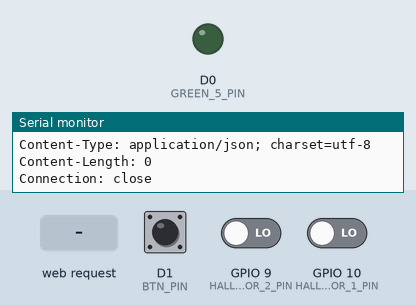
A sketch run on a simulated ESP8266 (NodeMCU). Parts: output pins drawn as LEDs (lit = HIGH), the last lines printed to the serial monitor. The inputs (shaded band) are chosen by the test bench; at power-on: D1 (BTN_PIN) LOW, GPIO 9 (HALL_SENSOR_2_PIN) LOW, GPIO 10 (HALL_SENSOR_1_PIN) LOW. WiFi joins after 1.5 s; servers stay silent unless stated; uploads are accepted with an empty reply.

Above: at 4.3 s.
4.4 s: D1 (BTN_PIN) pulled HIGH for 1.85 s
7.7 s: HTTP request GET /SUB_ received
13.0 s: HTTP request GET /vrq received
At 15.3 s:
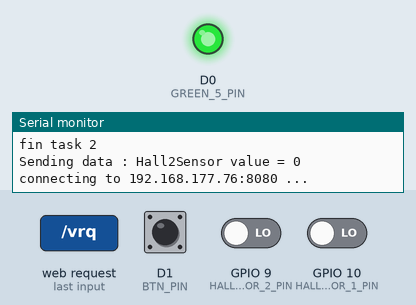
18.3 s: HTTP request GET /ESPActuator received
At 18.8 s:
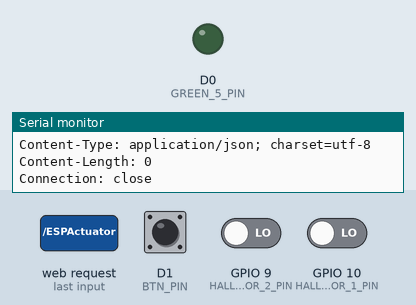
Timing chart, 0 to 21.3 s (numbered marks = the images above; inputs shaded):
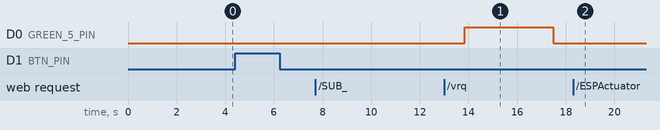

The sketch:

FranCpp__IoT_Device.ino
```cpp
// Version 1.0
#include <ESP8266WiFi.h>
/*TODO*/ // Add your librairies here
///////////////Parameters & Constants/////////////////
// WIFI params
char* WIFI_SSID = "S10 Léo"; //"Freebox-ABAAE6";    // Configure here the SSID of your WiFi Network
char* WIFI_PSWD = "poulette46"; //"esculum7-vehementem-parturio?-punctare";   // Configure here the PassWord of your WiFi Network
int WIFI_DELAY  = 100; //ms
// oneM2M : CSE params
String CSE_IP      = "192.168.177.76"; //Configure here the IP Address of your oneM2M CSE
int   CSE_HTTP_PORT = 8080;
String CSE_NAME    = "cse-in"; //"CseName";
String CSE_RELEASE = "3"; //Configure here the release supported by your oneM2M CSE
bool ACP_REQUIRED = false; //Configure here whether or not ACP is required controlling access
String ACPID = "";
// oneM2M : resources' params
String DESC_CNT_NAME = "DESCRIPTOR";
String DATA_CNT_NAME = "DATA";
String CMND_CNT_NAME = "COMMAND";
String ACP_NAME = "MYACP";
int TY_ACP  = 1;
int TY_AE  = 2;
int TY_CNT = 3;
int TY_CI  = 4;
int TY_SUB = 23;
String originator = "Undefined";
// HTTP constants
int LOCAL_PORT = 80;
char* HTTP_CREATED = "HTTP/1.1 201 CREATED";
char* HTTP_OK    = "HTTP/1.1 200 OK\r\n";
int REQUEST_TIME_OUT = 5000; //ms
int REQUEST_NR = 0;
//PINS. Adapt the pins' number accordding to your wiring.
int BTN_PIN = D1; //2;    // PIN for the Push Button.
int HALL_SENSOR_1_PIN = 10; // PIN for the Hall Sensor 1
int HALL_SENSOR_2_PIN = 9;  // PIN for the Hall Sensor 2
int RED_1_PIN = 5; // PIN for the LED
int RED_23_PIN = 4; // PIN for the LED
int RED_4_PIN = 0; // PIN for the LED
int GREEN_1_PIN = 14; // PIN for the LED
int GREEN_23_PIN = 12; // PIN for the LED
int GREEN_4_PIN = 13; // PIN for the LED
int GREEN_5_PIN = 16; // PIN for the LED
//stateMachine
#define State0 0
#define BothRED1 1
#define FirstRoadGreen 2
#define BothRED2 3
#define SecondRoadGreen 4
#define EmergencyVehicle 5
//sensors
bool Button = false;
bool H1 = false;
bool H2 = false;
// MISC
int SERIAL_SPEED  = 115200;
#define DEBUG
///////////////////////////////////////////
// Global variables
const long TIME_INTERVAL = 10000;
long currentMillis;
WiFiServer server(LOCAL_PORT);    // HTTP Server (over WiFi). Binded to listen on LOCAL_PORT constant
WiFiClient client0;
WiFiClient client1;
String context = "";        // The targeted actuator
String command = "";        // The received command
// Method for creating an HTTP POST with preconfigured oneM2M headers
// param : url  --> the url path of the targted oneM2M resource on the remote CSE
// param : ty --> content-type being sent over this POST request (2 for ae, 3 for cnt, etc.)
// param : rep  --> the representaton of the resource in JSON format
String doPOST(String url, String originator1, int ty, String rep) {
  String relHeader = "";
  if (CSE_RELEASE != "1") {
    relHeader = "X-M2M-RVI: " + CSE_RELEASE + "\r\n";
  }
  String postRequest = String() + "POST " + url + " HTTP/1.1\r\n" +
                       "Host: " + CSE_IP + ":" + CSE_HTTP_PORT + "\r\n" +
                       "X-M2M-Origin: " + originator + "\r\n" +
                       "Content-Type: application/vnd.onem2m-res+json;ty=" + ty + "\r\n" +
                       "Content-Length: " + rep.length() + "\r\n" +
                       relHeader +
                       "X-M2M-RI: req" + REQUEST_NR + "\r\n" +
                       "Connection: close\r\n\r\n" +
                       rep;
  // Connect to the CSE address
  Serial.println("connecting to " + CSE_IP + ":" + CSE_HTTP_PORT + " ...");
  // Get a client
  if (!client1.connect(CSE_IP, CSE_HTTP_PORT)) {
    Serial.println("Connection failed !");
    return "error";
  }
  // if connection succeeds, we show the request to be send
#ifdef DEBUG
  Serial.println(postRequest);
#endif
  // Send the HTTP POST request
  client1.print(postRequest);
  //Update request number after each sending
  REQUEST_NR += 1;
  // Manage a timeout
  unsigned long startTime = millis();
  while (client1.available() == 0) {
    if (millis() - startTime > REQUEST_TIME_OUT) {
      Serial.println("Client Timeout");
      client1.stop();
      return "error";
    }
  }
  // If success, Read the HTTP response
  String result = "";
  client1.setTimeout(500);
  if (client1.available()) {
    result = client1.readStringUntil('\r');
    Serial.println(result);
  }
  while (client1.available()) {
    String line = client1.readStringUntil('\r');
    Serial.print(line);
  }
  Serial.println();
  Serial.println("closing connection...");
  return result;
}
// Method for creating an ApplicationEntity(AE) resource on the remote CSE (this is done by sending a POST request)
// param : ae --> the AE name (should be unique under the remote CSE)
String createAE(String ae) {
  String srv = "";
  if (CSE_RELEASE != "1") {
    srv = ",\"srv\":[\"" + CSE_RELEASE + "\"]";
  }
  String aeRepresentation =
    "{\"m2m:ae\": {"
    "\"rn\":\"" + ae + "\","
    "\"api\":\"Norg.demo." + ae + "\","
    "\"rr\":true,"
    "\"poa\":[\"http://" + WiFi.localIP().toString() + ":" + LOCAL_PORT + "/" + ae + "\"]" +
    srv +
    "}}";
#ifdef DEBUG
  Serial.println(aeRepresentation);
#endif
  return doPOST("/" + CSE_NAME, originator, TY_AE, aeRepresentation);
}
// Method for creating an Access Control Policy(ACP) resource on the remote CSE under a specific AE (this is done by sending a POST request)
// param : ae --> the targeted AE name (should be unique under the remote CSE)
// param : acp  --> the ACP name to be created under this AE (should be unique under this AE)
String createACP(String ae, String acp) {
  String acpRepresentation =
    "{\"m2m:acp\": {"
    "\"rn\":\"" + acp + "\","
    "\"pv\":{\"acr\":[{\"acor\":[\"all\"],\"acop\":63}]},"
    "\"pvs\":{\"acr\":[{\"acor\":[\"all\"],\"acop\":63}]}"
    "}}";
  return doPOST("/" + CSE_NAME + "/" + ae, originator, TY_ACP, acpRepresentation);
}
// Method for creating an Container(CNT) resource on the remote CSE under a specific AE (this is done by sending a POST request)
// param : ae --> the targeted AE name (should be unique under the remote CSE)
// param : cnt  --> the CNT name to be created under this AE (should be unique under this AE)
String createCNT(String ae, String cnt) {
  String cntRepresentation =
    "{\"m2m:cnt\": {"
    "\"mni\":10,"         // maximum number of instances
    "\"rn\":\"" + cnt + "\"" +
    ACPID + //IF ACP created, it is associated to the container so that anyone has access
    "}}";
  return doPOST("/" + CSE_NAME + "/" + ae, originator, TY_CNT, cntRepresentation);
}
// Method for creating an ContentInstance(CI) resource on the remote CSE under a specific CNT (this is done by sending a POST request)
// param : ae --> the targted AE name (should be unique under the remote CSE)
// param : cnt  --> the targeted CNT name (should be unique under this AE)
// param : ciContent --> the CI content (not the name, we don't give a name for ContentInstances)
String createCI(String ae, String cnt, String ciContent) {
  String ciRepresentation =
    "{\"m2m:cin\": {"
    "\"con\":\"" + ciContent + "\""
    "}}";
  return doPOST("/" + CSE_NAME + "/" + ae + "/" + cnt, originator,  TY_CI, ciRepresentation);
}
// Method for creating an Subscription (SUB) resource on the remote CSE (this is done by sending a POST request)
// param : ae --> The AE name under which the SUB will be created .(should be unique under the remote CSE)
//          The SUB resource will be created under the COMMAND container more precisely.
String createSUB(String ae) {
  String subRepresentation =
    "{\"m2m:sub\": {"
    "\"rn\":\"SUB_" + ae + "\","
    "\"nu\":[\"" + CSE_NAME + "/" + ae  + "\"], "
    "\"nct\":1,"
    "\"enc\":{\"net\":[3]}"
    "}}";
  return doPOST("/" + CSE_NAME + "/" + ae + "/" + CMND_CNT_NAME, originator,  TY_SUB, subRepresentation);
}
// Method to register a module (i.e. sensor or actuator) on a remote oneM2M CSE
void registerModule(String module, bool isActuator, String intialDescription, String initialData) {
  if (WiFi.status() == WL_CONNECTED) {
    String result;
    // 1. Create the ApplicationEntity (AE) for this sensor
    result = createAE(module);
    if (result.equalsIgnoreCase(HTTP_CREATED)) {
#ifdef DEBUG
      Serial.println("AE " + module + " created  !");
#endif
      // 1.1 Create the AccessControlPolicy (ACP) for this sensor so that monitor can subscribe to it
      if (ACP_REQUIRED) {
        result = createACP(module, ACP_NAME);
        if (result.equalsIgnoreCase(HTTP_CREATED)) {
          ACPID = ",\"acpi\":[\"" + CSE_NAME + "/" + module + "/" + ACP_NAME + "\"]";
#ifdef DEBUG
          Serial.println("ACP " + module + " created  !");
#endif
        }
      }
      // 2. Create a first container (CNT) to store the description(s) of the sensor
      result = createCNT(module, DESC_CNT_NAME);
      if (result.equalsIgnoreCase(HTTP_CREATED)) {
#ifdef DEBUG
        Serial.println("CNT " + module + "/" + DESC_CNT_NAME + " created  !");
#endif
        // Create a first description under this container in the form of a ContentInstance (CI)
        result = createCI(module, DESC_CNT_NAME, intialDescription);
        if (result.equalsIgnoreCase(HTTP_CREATED)) {
#ifdef DEBUG
          Serial.println("CI " + module + "/" + DESC_CNT_NAME + "/{initial_description} created !");
#endif
        }
      }
      // 3. Create a second container (CNT) to store the data  of the sensor
      result = createCNT(module, DATA_CNT_NAME);
      if (result.equalsIgnoreCase(HTTP_CREATED)) {
#ifdef DEBUG
        Serial.println("CNT " + module + "/" + DATA_CNT_NAME + " created !");
#endif
        // Create a first data value under this container in the form of a ContentInstance (CI)
        result = createCI(module, DATA_CNT_NAME, initialData);
        if (result.equalsIgnoreCase(HTTP_CREATED)) {
#ifdef DEBUG
          Serial.println("CI " + module + "/" + DATA_CNT_NAME + "/{initial_data} created !");
#endif
        }
      }
      // 4. if the module is an actuator, create a third container (CNT) to store the received commands
      if (isActuator) {
        result = createCNT(module, CMND_CNT_NAME);
        if (result.equalsIgnoreCase(HTTP_CREATED)) {
#ifdef DEBUG
          Serial.println("CNT " + module + "/" + CMND_CNT_NAME + " created !");
#endif
          // subscribe to any command put in this container
          result = createSUB(module);
          if (result.equalsIgnoreCase(HTTP_CREATED)) {
#ifdef DEBUG
            Serial.println("SUB " + module + "/" + CMND_CNT_NAME + "/SUB_" + module + " created !");
#endif
          }
        }
      }
    }
  }
}
void init_IO() {
  Serial.begin(SERIAL_SPEED);
  pinMode(BTN_PIN, INPUT);
  pinMode(HALL_SENSOR_1_PIN, INPUT);
  pinMode(HALL_SENSOR_2_PIN, INPUT);
  pinMode(D0, OUTPUT);
  /*
    pinMode(RED_1_PIN, OUTPUT);
    pinMode(RED_23_PIN, OUTPUT);
    pinMode(RED_4_PIN, OUTPUT);
    pinMode(GREEN_1_PIN, OUTPUT);
    pinMode(GREEN_23_PIN, OUTPUT);
    pinMode(GREEN_4_PIN, OUTPUT);
    pinMode(GREEN_5_PIN, OUTPUT); */
}
void task_IO() {
}
void init_WiFi() {
  Serial.println("Connecting to  " + String(WIFI_SSID) + " ...");
  WiFi.persistent(false);
  WiFi.begin(WIFI_SSID, WIFI_PSWD);
  // wait until the device is connected to the wifi network
  while (WiFi.status() != WL_CONNECTED) {
    delay(WIFI_DELAY);
    Serial.print(".");
  }
  // Connected, show the obtained ip address
  Serial.println("WiFi Connected ==> IP Address = " + WiFi.localIP().toString());
}
void task_WiFi() {
}
void init_HTTPServer() {
  server.begin();
  Serial.println("Local HTTP Server started !");
}
void task_HTTPServer() {
  // Check if a client is connected
  client0 = server.available();
  if (client0) {
    // Wait until the client sends some data
    Serial.println("New client connected. Receiving request <=== ");
    while (!client0.available()) {
#ifdef DEBUG
      Serial.print(".");
#endif
      delay(5);
    }
    // Read the request
    client0.setTimeout(500);
    String request = client0.readString();
    Serial.println(request);
    int start, end;
    // identify the right module (sensor or actuator) that received the notification
    // the URL used is ip:port/ae
    start = request.indexOf("/");
    end = request.indexOf("HTTP") - 1;
    context = request.substring(start + 1, end);
#ifdef DEBUG
    Serial.println(String() + "context = [" + start + "," + end + "] -> " + context);
#endif
    // ingore verification messages
    if (request.indexOf("vrq") > 0) {
      client0.flush();
      client0.print(HTTP_OK);
      delay(5);
      client0.stop();
      Serial.println("Client disconnected");
      return;
    }
    //Parse the request and identify the requested command from the device
    //Request should be like "[operation_name]"
    start = request.indexOf("[");
    end = request.indexOf("]"); // first occurence fo
    command = request.substring(start + 1, end);
#ifdef DEBUG
    Serial.println(String() + + "command = [" +  start + "," + end + "] -> " + command);
#endif
    client0.flush();
    client0.print(HTTP_OK);
    delay(5);
    client0.stop();
    Serial.println("Client disconnected");
  }
}
void handle_HTTPMessage() {
  if (context != "")
  {
    if (context == "ESPActuator")
    {
      command_esp(command);
      task_esp(command);
    }
    else
    {
      Serial.println("The target AE does not exist ! ");
    }
  }
  // reset "command" and "context" variables for future received requests
  context = "";
  command = "";
}
// Code for the Button Sensor
int newButtonState;
int oldButtonState = 0;
void init_button() {
  String initialDescription = "Name=ButtonSensor | Location = SideWalk";
  String initialData = "0";
  originator = "Cae-ButtonSensor";
  registerModule("ButtonSensor", false, initialDescription, initialData);
}
void task_button() {
  newButtonState = digitalRead(BTN_PIN);
  if (oldButtonState == 0 && newButtonState == 1) {
#ifdef DEBUG
    Serial.print("Button Clicked -> Sending data : ButtonSensor value = 1");
#endif
    String ciContent = "1";
    originator = "Cae-ButtonSensor";
    createCI("ButtonSensor", DATA_CNT_NAME, ciContent);
  }
  oldButtonState = newButtonState;
}
void command_button(String cmd) {
}
// Code for the Sensor Hall 1
void init_hall1() {
  String initialDescription = "Name=Hall1Sensor | Location = Road";
  String initialData = "0";
  originator = "Cae-Hall1Sensor";
  registerModule("Hall1Sensor", false, initialDescription, initialData);
}
void task_hall1() {
  int sensorValue;
  sensorValue = digitalRead(HALL_SENSOR_1_PIN);
#ifdef DEBUG
  Serial.print("Sending data : Hall1Sensor value = ");
  Serial.println(sensorValue);
#endif
  String ciContent = String(sensorValue);
  originator = "Cae-Hall1Sensor";
  createCI("Hall1Sensor", DATA_CNT_NAME, ciContent);
}
void command_hall1(String cmd) {
}
// Code for the Sensor Hall 2
void init_hall2() {
  String initialDescription = "Name=Hall2Sensor | Location = Road";
  String initialData = "0";
  originator = "Cae-Hall2Sensor";
  registerModule("Hall2Sensor", false, initialDescription, initialData);
}
void task_hall2() {
  int sensorValue;
  sensorValue = digitalRead(HALL_SENSOR_2_PIN);
#ifdef DEBUG
  Serial.print("Sending data : Hall2Sensor value = ");
  Serial.println(sensorValue);
#endif
  String ciContent = String(sensorValue);
  originator = "Cae-Hall2Sensor";
  createCI("Hall2Sensor", DATA_CNT_NAME, ciContent);
}
void command_hall2(String cmd) {
}
// Code for the actuator esp
bool test = false;
void init_esp() {
  String initialDescription = "Name=ESPActuator | Location = all";
  String initialData = "nothing_active";
  originator = "Cae-ESPActuator";
  registerModule("ESPActuator", true, initialDescription, initialData);
}
void task_esp(String cmd) {
  originator = "Cae-ESPActuator";
  createCI("ESPActuator", DATA_CNT_NAME, cmd);
}
void command_esp(String cmd) {
  if (cmd == "Button") {
    Serial.println("Button active");
    Button = true;
    // mode1,mode2,mode3
  }
  else
    if (cmd == "H1") {
      Serial.println("Hall1 active");
      H1 = true;
    }
    else
      if (cmd == "H2") {
        Serial.println("Hall2 active");
        H2 = true;
      }
      else
        if (cmd == "TEST") {
          Serial.println("TEST Command");
          test = !test;
          digitalWrite(D0, test ? HIGH : LOW);
        }
}
// Code for the actuator Red Led 1
/*
  void init_redled1() {
  String initialDescription = "Name=RedLed1Actuator | Location = TrafficLight1";
  String initialData = "switchOff";
  originator = "Cae-RedLed1Actuator";
  registerModule("RedLed1Actuator", true, initialDescription, initialData);
  }
  void task_redled1(String cmd) {
  originator = "Cae-RedLed1Actuator";
  createCI("RedLed1Actuator", DATA_CNT_NAME, cmd);
  }
  //switchon -> mode1
  void command_redled1(String cmd) {
  if (cmd == "switchOn") {
    #ifdef DEBUG
      Serial.println("Switching on the Red LED 1 ...");
    #endif
    digitalWrite(RED_1_PIN, HIGH);
  }
  else
    if (cmd == "switchOff") {
      #ifdef DEBUG
        Serial.println("Switching off the Red LED 1 ...");
      #endif
      digitalWrite(RED_1_PIN, LOW);
    }
  }*/
void setup() {
  // intialize the serial liaison
  Serial.begin(SERIAL_SPEED);
  // configure sensors and actuators HW
  init_IO();
  // Connect to WiFi network
  init_WiFi();
  // Start HTTP server
  init_HTTPServer();
  // register sensors and actuators
  init_button();
  //init_hall1();
  //init_hall2();
  init_esp();
}
void FiniteStateMachine() {
#ifdef DEBUG
  Serial.println("begin MAE");
#endif
  static uint8_t currentState = State0;
  static uint32_t t0 = 0;
  //default value of each light
  digitalWrite(RED_1_PIN, LOW);
  digitalWrite(RED_23_PIN, LOW);
  digitalWrite(RED_4_PIN, LOW);
  digitalWrite(GREEN_1_PIN, LOW);
  digitalWrite(GREEN_23_PIN, LOW);
  digitalWrite(GREEN_4_PIN, LOW);
  digitalWrite(GREEN_5_PIN, LOW);
  switch (currentState)
  {
    case State0: //initialization
      //all lights are red
      digitalWrite(RED_1_PIN, HIGH);
      digitalWrite(RED_23_PIN, HIGH);
      digitalWrite(RED_4_PIN, HIGH);
      t0 = millis();
      //setTimeout(HandleTimer, 1000); //set up of 1s timer
      currentState = BothRED1; //can directly go to the first state, only a timer set up state
      break;
    case BothRED1:
      //all lights are red
      digitalWrite(RED_1_PIN, HIGH);
      digitalWrite(RED_23_PIN, HIGH);
      digitalWrite(RED_4_PIN, HIGH);
      if ((H1 == true) || (H2 == true)) { //if an emergency vehicle passed through one of the sensor
        currentState = EmergencyVehicle;
      }
      else if ( (millis() - t0 > 1000) ) { //when 1s timer is over
        currentState = FirstRoadGreen; //next state : first road lights are green
        t0 = millis(); //timer_start(3000); //set up 3s timer
      }
      break;
    case FirstRoadGreen:
      //only first road lights are green
      digitalWrite(GREEN_1_PIN, HIGH);
      digitalWrite(GREEN_4_PIN, HIGH);
      digitalWrite(RED_23_PIN, HIGH);
      if ((H1 == true) || (H2 == true)) { //if an emergency vehicle passed through one of the sensor
        currentState = EmergencyVehicle;
      }
      else if ( (millis() - t0 > 3000) ) { //when 3s timer is over
        currentState = BothRED2; //next state : all lights are red
        t0 = millis(); //set up 1s timer
      }
      break;
    case BothRED2:
      //all lights are red
      digitalWrite(RED_1_PIN, HIGH);
      digitalWrite(RED_23_PIN, HIGH);
      digitalWrite(RED_4_PIN, HIGH);
      if ((H1 == true) || (H2 == true)) { //if an emergency vehicle passed through one of the sensor
        currentState = EmergencyVehicle;
      }
      else if ( (millis() - t0 > 1000) ) { //when 1s timer is over
        currentState = SecondRoadGreen; //next state : only second road lights are green
        t0 = millis();
      }
      break;
    case SecondRoadGreen:
      //only second road and pedestrians lights are green
      digitalWrite(RED_1_PIN, HIGH);
      digitalWrite(RED_4_PIN, HIGH);
      digitalWrite(GREEN_23_PIN, HIGH);
      digitalWrite(GREEN_5_PIN, HIGH);
      if ((H1 == true) || (H2 == true)) {  //if an emergency vehicle passed through one of the sensor
        currentState = EmergencyVehicle;
      }
      else if ( Button == false ) {
        if (millis() - t0 > 3000) {
          currentState = BothRED1; //next state : all lights are red
          t0 = millis();
        }
        else if (Button == true) {
          if (millis() - t0 > 6000) {
            currentState = BothRED1; //next state : all lights are red
            t0 = millis();
          }
          //when 3s or 6s timer is over
        }
        break;
      case EmergencyVehicle: //When an emergency vehicle passed through one of the sensor
        if ((H1 == true) && (H2 == false)) { //Emergency Vehicle is coming from the same road as the number 1 light
          //only number 1 light is green
          digitalWrite(GREEN_1_PIN, HIGH);
          digitalWrite(RED_23_PIN, HIGH);
          digitalWrite(RED_4_PIN, HIGH);
        }
        else if (H2 == true) { //Emergency Vehicle is coming from the same road as the number 4 light
          // only number 4 light in green
          digitalWrite(GREEN_4_PIN, HIGH);
          digitalWrite(RED_1_PIN, HIGH);
          digitalWrite(RED_23_PIN, HIGH);
        }
        if ((H1 == true) && (H2 == true)) { //Emergency Vehicle totally crossed the road //
          t0 = millis();
          currentState = BothRED1; //trafic can return to normal
          //sensor reset
          H1 = false;
          H2 = false;
        }
        break;
      default:
        currentState = State0;
        break;
      }
  }
}
// Main loop of the µController
void loop() {
  //Serial.println("Debut programme");
  // Check if a client is connected
  task_HTTPServer();
  // analyse the received command (if any)
  handle_HTTPMessage();
  // handle sensors
  task_button();
  Serial.println("fin task 1");
  task_hall1();
  Serial.println("fin task 2");
  task_hall2();
  Serial.println("fin task 3 debut MAE");
  FiniteStateMachine();
  //Serial.println("fin MAE");
}
```

Measured:
- after the input at 18.3 s, D0 (GREEN_5_PIN): stays LOW (without the input it goes to HIGH after 5.5 s)
